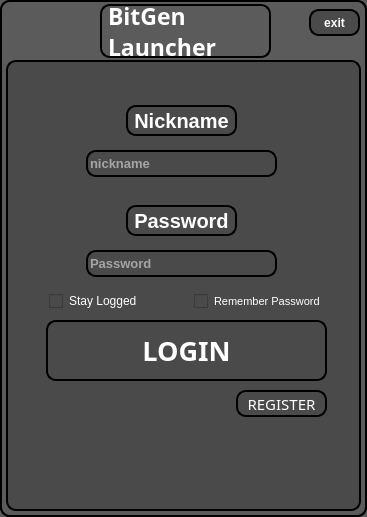
<?xml version="1.0" encoding="UTF-8"?>
<ui version="4.0">
 <class>MainWindow</class>
 <widget class="QMainWindow" name="MainWindow">
  <property name="geometry">
   <rect>
    <x>0</x>
    <y>0</y>
    <width>367</width>
    <height>517</height>
   </rect>
  </property>
  <property name="minimumSize">
   <size>
    <width>367</width>
    <height>517</height>
   </size>
  </property>
  <property name="maximumSize">
   <size>
    <width>367</width>
    <height>517</height>
   </size>
  </property>
  <property name="palette">
   <palette>
    <active>
     <colorrole role="WindowText">
      <brush brushstyle="SolidPattern">
       <color alpha="255">
        <red>0</red>
        <green>0</green>
        <blue>0</blue>
       </color>
      </brush>
     </colorrole>
     <colorrole role="Button">
      <brush brushstyle="SolidPattern">
       <color alpha="255">
        <red>91</red>
        <green>91</green>
        <blue>91</blue>
       </color>
      </brush>
     </colorrole>
     <colorrole role="Light">
      <brush brushstyle="SolidPattern">
       <color alpha="255">
        <red>207</red>
        <green>207</green>
        <blue>207</blue>
       </color>
      </brush>
     </colorrole>
     <colorrole role="Midlight">
      <brush brushstyle="SolidPattern">
       <color alpha="255">
        <red>172</red>
        <green>172</green>
        <blue>172</blue>
       </color>
      </brush>
     </colorrole>
     <colorrole role="Dark">
      <brush brushstyle="SolidPattern">
       <color alpha="255">
        <red>69</red>
        <green>69</green>
        <blue>69</blue>
       </color>
      </brush>
     </colorrole>
     <colorrole role="Mid">
      <brush brushstyle="SolidPattern">
       <color alpha="255">
        <red>92</red>
        <green>92</green>
        <blue>92</blue>
       </color>
      </brush>
     </colorrole>
     <colorrole role="Text">
      <brush brushstyle="SolidPattern">
       <color alpha="255">
        <red>0</red>
        <green>0</green>
        <blue>0</blue>
       </color>
      </brush>
     </colorrole>
     <colorrole role="BrightText">
      <brush brushstyle="SolidPattern">
       <color alpha="255">
        <red>255</red>
        <green>255</green>
        <blue>255</blue>
       </color>
      </brush>
     </colorrole>
     <colorrole role="ButtonText">
      <brush brushstyle="SolidPattern">
       <color alpha="255">
        <red>0</red>
        <green>0</green>
        <blue>0</blue>
       </color>
      </brush>
     </colorrole>
     <colorrole role="Base">
      <brush brushstyle="SolidPattern">
       <color alpha="255">
        <red>91</red>
        <green>91</green>
        <blue>91</blue>
       </color>
      </brush>
     </colorrole>
     <colorrole role="Window">
      <brush brushstyle="SolidPattern">
       <color alpha="255">
        <red>91</red>
        <green>91</green>
        <blue>91</blue>
       </color>
      </brush>
     </colorrole>
     <colorrole role="Shadow">
      <brush brushstyle="SolidPattern">
       <color alpha="255">
        <red>0</red>
        <green>0</green>
        <blue>0</blue>
       </color>
      </brush>
     </colorrole>
     <colorrole role="AlternateBase">
      <brush brushstyle="SolidPattern">
       <color alpha="255">
        <red>196</red>
        <green>196</green>
        <blue>196</blue>
       </color>
      </brush>
     </colorrole>
     <colorrole role="ToolTipBase">
      <brush brushstyle="SolidPattern">
       <color alpha="255">
        <red>255</red>
        <green>255</green>
        <blue>220</blue>
       </color>
      </brush>
     </colorrole>
     <colorrole role="ToolTipText">
      <brush brushstyle="SolidPattern">
       <color alpha="255">
        <red>0</red>
        <green>0</green>
        <blue>0</blue>
       </color>
      </brush>
     </colorrole>
    </active>
    <inactive>
     <colorrole role="WindowText">
      <brush brushstyle="SolidPattern">
       <color alpha="255">
        <red>0</red>
        <green>0</green>
        <blue>0</blue>
       </color>
      </brush>
     </colorrole>
     <colorrole role="Button">
      <brush brushstyle="SolidPattern">
       <color alpha="255">
        <red>91</red>
        <green>91</green>
        <blue>91</blue>
       </color>
      </brush>
     </colorrole>
     <colorrole role="Light">
      <brush brushstyle="SolidPattern">
       <color alpha="255">
        <red>207</red>
        <green>207</green>
        <blue>207</blue>
       </color>
      </brush>
     </colorrole>
     <colorrole role="Midlight">
      <brush brushstyle="SolidPattern">
       <color alpha="255">
        <red>172</red>
        <green>172</green>
        <blue>172</blue>
       </color>
      </brush>
     </colorrole>
     <colorrole role="Dark">
      <brush brushstyle="SolidPattern">
       <color alpha="255">
        <red>69</red>
        <green>69</green>
        <blue>69</blue>
       </color>
      </brush>
     </colorrole>
     <colorrole role="Mid">
      <brush brushstyle="SolidPattern">
       <color alpha="255">
        <red>92</red>
        <green>92</green>
        <blue>92</blue>
       </color>
      </brush>
     </colorrole>
     <colorrole role="Text">
      <brush brushstyle="SolidPattern">
       <color alpha="255">
        <red>0</red>
        <green>0</green>
        <blue>0</blue>
       </color>
      </brush>
     </colorrole>
     <colorrole role="BrightText">
      <brush brushstyle="SolidPattern">
       <color alpha="255">
        <red>255</red>
        <green>255</green>
        <blue>255</blue>
       </color>
      </brush>
     </colorrole>
     <colorrole role="ButtonText">
      <brush brushstyle="SolidPattern">
       <color alpha="255">
        <red>0</red>
        <green>0</green>
        <blue>0</blue>
       </color>
      </brush>
     </colorrole>
     <colorrole role="Base">
      <brush brushstyle="SolidPattern">
       <color alpha="255">
        <red>91</red>
        <green>91</green>
        <blue>91</blue>
       </color>
      </brush>
     </colorrole>
     <colorrole role="Window">
      <brush brushstyle="SolidPattern">
       <color alpha="255">
        <red>91</red>
        <green>91</green>
        <blue>91</blue>
       </color>
      </brush>
     </colorrole>
     <colorrole role="Shadow">
      <brush brushstyle="SolidPattern">
       <color alpha="255">
        <red>0</red>
        <green>0</green>
        <blue>0</blue>
       </color>
      </brush>
     </colorrole>
     <colorrole role="AlternateBase">
      <brush brushstyle="SolidPattern">
       <color alpha="255">
        <red>196</red>
        <green>196</green>
        <blue>196</blue>
       </color>
      </brush>
     </colorrole>
     <colorrole role="ToolTipBase">
      <brush brushstyle="SolidPattern">
       <color alpha="255">
        <red>255</red>
        <green>255</green>
        <blue>220</blue>
       </color>
      </brush>
     </colorrole>
     <colorrole role="ToolTipText">
      <brush brushstyle="SolidPattern">
       <color alpha="255">
        <red>0</red>
        <green>0</green>
        <blue>0</blue>
       </color>
      </brush>
     </colorrole>
    </inactive>
    <disabled>
     <colorrole role="WindowText">
      <brush brushstyle="SolidPattern">
       <color alpha="255">
        <red>69</red>
        <green>69</green>
        <blue>69</blue>
       </color>
      </brush>
     </colorrole>
     <colorrole role="Button">
      <brush brushstyle="SolidPattern">
       <color alpha="255">
        <red>91</red>
        <green>91</green>
        <blue>91</blue>
       </color>
      </brush>
     </colorrole>
     <colorrole role="Light">
      <brush brushstyle="SolidPattern">
       <color alpha="255">
        <red>207</red>
        <green>207</green>
        <blue>207</blue>
       </color>
      </brush>
     </colorrole>
     <colorrole role="Midlight">
      <brush brushstyle="SolidPattern">
       <color alpha="255">
        <red>172</red>
        <green>172</green>
        <blue>172</blue>
       </color>
      </brush>
     </colorrole>
     <colorrole role="Dark">
      <brush brushstyle="SolidPattern">
       <color alpha="255">
        <red>69</red>
        <green>69</green>
        <blue>69</blue>
       </color>
      </brush>
     </colorrole>
     <colorrole role="Mid">
      <brush brushstyle="SolidPattern">
       <color alpha="255">
        <red>92</red>
        <green>92</green>
        <blue>92</blue>
       </color>
      </brush>
     </colorrole>
     <colorrole role="Text">
      <brush brushstyle="SolidPattern">
       <color alpha="255">
        <red>69</red>
        <green>69</green>
        <blue>69</blue>
       </color>
      </brush>
     </colorrole>
     <colorrole role="BrightText">
      <brush brushstyle="SolidPattern">
       <color alpha="255">
        <red>255</red>
        <green>255</green>
        <blue>255</blue>
       </color>
      </brush>
     </colorrole>
     <colorrole role="ButtonText">
      <brush brushstyle="SolidPattern">
       <color alpha="255">
        <red>69</red>
        <green>69</green>
        <blue>69</blue>
       </color>
      </brush>
     </colorrole>
     <colorrole role="Base">
      <brush brushstyle="SolidPattern">
       <color alpha="255">
        <red>91</red>
        <green>91</green>
        <blue>91</blue>
       </color>
      </brush>
     </colorrole>
     <colorrole role="Window">
      <brush brushstyle="SolidPattern">
       <color alpha="255">
        <red>91</red>
        <green>91</green>
        <blue>91</blue>
       </color>
      </brush>
     </colorrole>
     <colorrole role="Shadow">
      <brush brushstyle="SolidPattern">
       <color alpha="255">
        <red>0</red>
        <green>0</green>
        <blue>0</blue>
       </color>
      </brush>
     </colorrole>
     <colorrole role="AlternateBase">
      <brush brushstyle="SolidPattern">
       <color alpha="255">
        <red>138</red>
        <green>138</green>
        <blue>138</blue>
       </color>
      </brush>
     </colorrole>
     <colorrole role="ToolTipBase">
      <brush brushstyle="SolidPattern">
       <color alpha="255">
        <red>255</red>
        <green>255</green>
        <blue>220</blue>
       </color>
      </brush>
     </colorrole>
     <colorrole role="ToolTipText">
      <brush brushstyle="SolidPattern">
       <color alpha="255">
        <red>0</red>
        <green>0</green>
        <blue>0</blue>
       </color>
      </brush>
     </colorrole>
    </disabled>
   </palette>
  </property>
  <property name="windowTitle">
   <string>BG Launcher - Login</string>
  </property>
  <property name="styleSheet">
   <string notr="true">border-radius: 10;
border: 2px solid black;
background-color: rgb(91, 91, 91);</string>
  </property>
  <property name="tabShape">
   <enum>QTabWidget::Rounded</enum>
  </property>
  <widget class="QWidget" name="centralwidget">
   <widget class="QFrame" name="frame">
    <property name="geometry">
     <rect>
      <x>6</x>
      <y>60</y>
      <width>355</width>
      <height>451</height>
     </rect>
    </property>
    <property name="styleSheet">
     <string notr="true">color: rgb(255, 255, 255);
gridline-color: rgb(74, 74, 74);
border-radius: 10;
border: 2px solid black;
background-color: rgb(74, 74, 74);
</string>
    </property>
    <property name="frameShape">
     <enum>QFrame::WinPanel</enum>
    </property>
    <property name="frameShadow">
     <enum>QFrame::Plain</enum>
    </property>
    <widget class="QLabel" name="label_2">
     <property name="geometry">
      <rect>
       <x>120</x>
       <y>45</y>
       <width>111</width>
       <height>31</height>
      </rect>
     </property>
     <property name="font">
      <font>
       <pointsize>15</pointsize>
       <bold>true</bold>
      </font>
     </property>
     <property name="text">
      <string>Nickname</string>
     </property>
     <property name="alignment">
      <set>Qt::AlignCenter</set>
     </property>
    </widget>
    <widget class="QLineEdit" name="lineEdit">
     <property name="geometry">
      <rect>
       <x>80</x>
       <y>90</y>
       <width>191</width>
       <height>27</height>
      </rect>
     </property>
     <property name="font">
      <font>
       <pointsize>10</pointsize>
       <bold>true</bold>
      </font>
     </property>
     <property name="styleSheet">
      <string notr="true">color: rgb(255, 255, 255);
gridline-color: rgb(74, 74, 74);
border-radius: 10;
border: 2px solid black;
background-color: rgb(74, 74, 74);
</string>
     </property>
     <property name="maxLength">
      <number>20</number>
     </property>
     <property name="placeholderText">
      <string>nickname</string>
     </property>
    </widget>
    <widget class="QLabel" name="label_3">
     <property name="geometry">
      <rect>
       <x>120</x>
       <y>145</y>
       <width>111</width>
       <height>31</height>
      </rect>
     </property>
     <property name="font">
      <font>
       <pointsize>15</pointsize>
       <bold>true</bold>
      </font>
     </property>
     <property name="text">
      <string>Password</string>
     </property>
     <property name="alignment">
      <set>Qt::AlignCenter</set>
     </property>
    </widget>
    <widget class="QLineEdit" name="lineEdit_2">
     <property name="geometry">
      <rect>
       <x>80</x>
       <y>190</y>
       <width>191</width>
       <height>27</height>
      </rect>
     </property>
     <property name="font">
      <font>
       <pointsize>10</pointsize>
       <bold>true</bold>
      </font>
     </property>
     <property name="styleSheet">
      <string notr="true">color: rgb(255, 255, 255);
gridline-color: rgb(74, 74, 74);
border-radius: 10;
border: 2px solid black;
background-color: rgb(74, 74, 74);
</string>
     </property>
     <property name="maxLength">
      <number>32</number>
     </property>
     <property name="echoMode">
      <enum>QLineEdit::Password</enum>
     </property>
     <property name="placeholderText">
      <string>Password</string>
     </property>
    </widget>
    <widget class="QPushButton" name="pushButton">
     <property name="geometry">
      <rect>
       <x>40</x>
       <y>260</y>
       <width>281</width>
       <height>61</height>
      </rect>
     </property>
     <property name="palette">
      <palette>
       <active>
        <colorrole role="WindowText">
         <brush brushstyle="SolidPattern">
          <color alpha="255">
           <red>255</red>
           <green>255</green>
           <blue>255</blue>
          </color>
         </brush>
        </colorrole>
        <colorrole role="Button">
         <brush brushstyle="SolidPattern">
          <color alpha="255">
           <red>74</red>
           <green>74</green>
           <blue>74</blue>
          </color>
         </brush>
        </colorrole>
        <colorrole role="Light">
         <brush brushstyle="SolidPattern">
          <color alpha="255">
           <red>141</red>
           <green>141</green>
           <blue>141</blue>
          </color>
         </brush>
        </colorrole>
        <colorrole role="Text">
         <brush brushstyle="SolidPattern">
          <color alpha="255">
           <red>255</red>
           <green>255</green>
           <blue>255</blue>
          </color>
         </brush>
        </colorrole>
        <colorrole role="ButtonText">
         <brush brushstyle="SolidPattern">
          <color alpha="255">
           <red>255</red>
           <green>255</green>
           <blue>255</blue>
          </color>
         </brush>
        </colorrole>
        <colorrole role="Base">
         <brush brushstyle="SolidPattern">
          <color alpha="255">
           <red>74</red>
           <green>74</green>
           <blue>74</blue>
          </color>
         </brush>
        </colorrole>
        <colorrole role="Window">
         <brush brushstyle="SolidPattern">
          <color alpha="255">
           <red>74</red>
           <green>74</green>
           <blue>74</blue>
          </color>
         </brush>
        </colorrole>
        <colorrole role="PlaceholderText">
         <brush brushstyle="SolidPattern">
          <color alpha="128">
           <red>255</red>
           <green>255</green>
           <blue>255</blue>
          </color>
         </brush>
        </colorrole>
       </active>
       <inactive>
        <colorrole role="WindowText">
         <brush brushstyle="SolidPattern">
          <color alpha="255">
           <red>255</red>
           <green>255</green>
           <blue>255</blue>
          </color>
         </brush>
        </colorrole>
        <colorrole role="Button">
         <brush brushstyle="SolidPattern">
          <color alpha="255">
           <red>74</red>
           <green>74</green>
           <blue>74</blue>
          </color>
         </brush>
        </colorrole>
        <colorrole role="Light">
         <brush brushstyle="SolidPattern">
          <color alpha="255">
           <red>141</red>
           <green>141</green>
           <blue>141</blue>
          </color>
         </brush>
        </colorrole>
        <colorrole role="Text">
         <brush brushstyle="SolidPattern">
          <color alpha="255">
           <red>255</red>
           <green>255</green>
           <blue>255</blue>
          </color>
         </brush>
        </colorrole>
        <colorrole role="ButtonText">
         <brush brushstyle="SolidPattern">
          <color alpha="255">
           <red>255</red>
           <green>255</green>
           <blue>255</blue>
          </color>
         </brush>
        </colorrole>
        <colorrole role="Base">
         <brush brushstyle="SolidPattern">
          <color alpha="255">
           <red>74</red>
           <green>74</green>
           <blue>74</blue>
          </color>
         </brush>
        </colorrole>
        <colorrole role="Window">
         <brush brushstyle="SolidPattern">
          <color alpha="255">
           <red>74</red>
           <green>74</green>
           <blue>74</blue>
          </color>
         </brush>
        </colorrole>
        <colorrole role="PlaceholderText">
         <brush brushstyle="SolidPattern">
          <color alpha="128">
           <red>255</red>
           <green>255</green>
           <blue>255</blue>
          </color>
         </brush>
        </colorrole>
       </inactive>
       <disabled>
        <colorrole role="WindowText">
         <brush brushstyle="SolidPattern">
          <color alpha="255">
           <red>255</red>
           <green>255</green>
           <blue>255</blue>
          </color>
         </brush>
        </colorrole>
        <colorrole role="Button">
         <brush brushstyle="SolidPattern">
          <color alpha="255">
           <red>74</red>
           <green>74</green>
           <blue>74</blue>
          </color>
         </brush>
        </colorrole>
        <colorrole role="Light">
         <brush brushstyle="SolidPattern">
          <color alpha="255">
           <red>141</red>
           <green>141</green>
           <blue>141</blue>
          </color>
         </brush>
        </colorrole>
        <colorrole role="Text">
         <brush brushstyle="SolidPattern">
          <color alpha="255">
           <red>255</red>
           <green>255</green>
           <blue>255</blue>
          </color>
         </brush>
        </colorrole>
        <colorrole role="ButtonText">
         <brush brushstyle="SolidPattern">
          <color alpha="255">
           <red>255</red>
           <green>255</green>
           <blue>255</blue>
          </color>
         </brush>
        </colorrole>
        <colorrole role="Base">
         <brush brushstyle="SolidPattern">
          <color alpha="255">
           <red>74</red>
           <green>74</green>
           <blue>74</blue>
          </color>
         </brush>
        </colorrole>
        <colorrole role="Window">
         <brush brushstyle="SolidPattern">
          <color alpha="255">
           <red>74</red>
           <green>74</green>
           <blue>74</blue>
          </color>
         </brush>
        </colorrole>
        <colorrole role="PlaceholderText">
         <brush brushstyle="SolidPattern">
          <color alpha="128">
           <red>255</red>
           <green>255</green>
           <blue>255</blue>
          </color>
         </brush>
        </colorrole>
       </disabled>
      </palette>
     </property>
     <property name="font">
      <font>
       <family>Rockwell Extra Bold</family>
       <pointsize>20</pointsize>
       <bold>true</bold>
       <stylestrategy>PreferAntialias</stylestrategy>
      </font>
     </property>
     <property name="focusPolicy">
      <enum>Qt::StrongFocus</enum>
     </property>
     <property name="styleSheet">
      <string notr="true">color: rgb(255, 255, 255);
gridline-color: rgb(74, 74, 74);
border-radius: 20;
border: 2px solid black;
background-color: rgb(74, 74, 74);


}

QPushButton:pressed{background-color: rgb(53, 184, 61)}
QPushButton:hover{background-color: rgb(63, 63, 63)</string>
     </property>
     <property name="text">
      <string>LOGIN</string>
     </property>
     <property name="shortcut">
      <string>Return</string>
     </property>
     <property name="flat">
      <bool>false</bool>
     </property>
    </widget>
    <widget class="QPushButton" name="registerButton">
     <property name="geometry">
      <rect>
       <x>230</x>
       <y>330</y>
       <width>91</width>
       <height>27</height>
      </rect>
     </property>
     <property name="palette">
      <palette>
       <active>
        <colorrole role="WindowText">
         <brush brushstyle="SolidPattern">
          <color alpha="255">
           <red>255</red>
           <green>255</green>
           <blue>255</blue>
          </color>
         </brush>
        </colorrole>
        <colorrole role="Button">
         <brush brushstyle="SolidPattern">
          <color alpha="255">
           <red>74</red>
           <green>74</green>
           <blue>74</blue>
          </color>
         </brush>
        </colorrole>
        <colorrole role="Light">
         <brush brushstyle="SolidPattern">
          <color alpha="255">
           <red>141</red>
           <green>141</green>
           <blue>141</blue>
          </color>
         </brush>
        </colorrole>
        <colorrole role="Text">
         <brush brushstyle="SolidPattern">
          <color alpha="255">
           <red>255</red>
           <green>255</green>
           <blue>255</blue>
          </color>
         </brush>
        </colorrole>
        <colorrole role="ButtonText">
         <brush brushstyle="SolidPattern">
          <color alpha="255">
           <red>255</red>
           <green>255</green>
           <blue>255</blue>
          </color>
         </brush>
        </colorrole>
        <colorrole role="Base">
         <brush brushstyle="SolidPattern">
          <color alpha="255">
           <red>74</red>
           <green>74</green>
           <blue>74</blue>
          </color>
         </brush>
        </colorrole>
        <colorrole role="Window">
         <brush brushstyle="SolidPattern">
          <color alpha="255">
           <red>74</red>
           <green>74</green>
           <blue>74</blue>
          </color>
         </brush>
        </colorrole>
        <colorrole role="PlaceholderText">
         <brush brushstyle="SolidPattern">
          <color alpha="128">
           <red>255</red>
           <green>255</green>
           <blue>255</blue>
          </color>
         </brush>
        </colorrole>
       </active>
       <inactive>
        <colorrole role="WindowText">
         <brush brushstyle="SolidPattern">
          <color alpha="255">
           <red>255</red>
           <green>255</green>
           <blue>255</blue>
          </color>
         </brush>
        </colorrole>
        <colorrole role="Button">
         <brush brushstyle="SolidPattern">
          <color alpha="255">
           <red>74</red>
           <green>74</green>
           <blue>74</blue>
          </color>
         </brush>
        </colorrole>
        <colorrole role="Light">
         <brush brushstyle="SolidPattern">
          <color alpha="255">
           <red>141</red>
           <green>141</green>
           <blue>141</blue>
          </color>
         </brush>
        </colorrole>
        <colorrole role="Text">
         <brush brushstyle="SolidPattern">
          <color alpha="255">
           <red>255</red>
           <green>255</green>
           <blue>255</blue>
          </color>
         </brush>
        </colorrole>
        <colorrole role="ButtonText">
         <brush brushstyle="SolidPattern">
          <color alpha="255">
           <red>255</red>
           <green>255</green>
           <blue>255</blue>
          </color>
         </brush>
        </colorrole>
        <colorrole role="Base">
         <brush brushstyle="SolidPattern">
          <color alpha="255">
           <red>74</red>
           <green>74</green>
           <blue>74</blue>
          </color>
         </brush>
        </colorrole>
        <colorrole role="Window">
         <brush brushstyle="SolidPattern">
          <color alpha="255">
           <red>74</red>
           <green>74</green>
           <blue>74</blue>
          </color>
         </brush>
        </colorrole>
        <colorrole role="PlaceholderText">
         <brush brushstyle="SolidPattern">
          <color alpha="128">
           <red>255</red>
           <green>255</green>
           <blue>255</blue>
          </color>
         </brush>
        </colorrole>
       </inactive>
       <disabled>
        <colorrole role="WindowText">
         <brush brushstyle="SolidPattern">
          <color alpha="255">
           <red>255</red>
           <green>255</green>
           <blue>255</blue>
          </color>
         </brush>
        </colorrole>
        <colorrole role="Button">
         <brush brushstyle="SolidPattern">
          <color alpha="255">
           <red>74</red>
           <green>74</green>
           <blue>74</blue>
          </color>
         </brush>
        </colorrole>
        <colorrole role="Light">
         <brush brushstyle="SolidPattern">
          <color alpha="255">
           <red>141</red>
           <green>141</green>
           <blue>141</blue>
          </color>
         </brush>
        </colorrole>
        <colorrole role="Text">
         <brush brushstyle="SolidPattern">
          <color alpha="255">
           <red>255</red>
           <green>255</green>
           <blue>255</blue>
          </color>
         </brush>
        </colorrole>
        <colorrole role="ButtonText">
         <brush brushstyle="SolidPattern">
          <color alpha="255">
           <red>255</red>
           <green>255</green>
           <blue>255</blue>
          </color>
         </brush>
        </colorrole>
        <colorrole role="Base">
         <brush brushstyle="SolidPattern">
          <color alpha="255">
           <red>74</red>
           <green>74</green>
           <blue>74</blue>
          </color>
         </brush>
        </colorrole>
        <colorrole role="Window">
         <brush brushstyle="SolidPattern">
          <color alpha="255">
           <red>74</red>
           <green>74</green>
           <blue>74</blue>
          </color>
         </brush>
        </colorrole>
        <colorrole role="PlaceholderText">
         <brush brushstyle="SolidPattern">
          <color alpha="128">
           <red>255</red>
           <green>255</green>
           <blue>255</blue>
          </color>
         </brush>
        </colorrole>
       </disabled>
      </palette>
     </property>
     <property name="font">
      <font>
       <family>Rockwell</family>
       <pointsize>11</pointsize>
       <stylestrategy>PreferAntialias</stylestrategy>
       <fontweight>ExtraBold</fontweight>
      </font>
     </property>
     <property name="focusPolicy">
      <enum>Qt::StrongFocus</enum>
     </property>
     <property name="styleSheet">
      <string notr="true">color: rgb(255, 255, 255);
gridline-color: rgb(74, 74, 74);
border-radius: 10;
border: 2px solid black;
background-color: rgb(74, 74, 74);


}

QPushButton:pressed{background-color: rgb(53, 184, 61)}
QPushButton:hover{background-color: rgb(63, 63, 63)</string>
     </property>
     <property name="text">
      <string>REGISTER</string>
     </property>
     <property name="shortcut">
      <string>Return</string>
     </property>
     <property name="flat">
      <bool>false</bool>
     </property>
    </widget>
    <widget class="QCheckBox" name="stayLogged">
     <property name="geometry">
      <rect>
       <x>43</x>
       <y>230</y>
       <width>95</width>
       <height>22</height>
      </rect>
     </property>
     <property name="styleSheet">
      <string notr="true">border-radius: 0;
border: 0px solid black;</string>
     </property>
     <property name="text">
      <string>Stay Logged</string>
     </property>
    </widget>
    <widget class="QCheckBox" name="rememberPassword">
     <property name="geometry">
      <rect>
       <x>188</x>
       <y>230</y>
       <width>133</width>
       <height>22</height>
      </rect>
     </property>
     <property name="font">
      <font>
       <pointsize>8</pointsize>
      </font>
     </property>
     <property name="styleSheet">
      <string notr="true">border-radius: 0;
border: 0px solid black;</string>
     </property>
     <property name="text">
      <string>Remember Password</string>
     </property>
    </widget>
   </widget>
   <widget class="QPushButton" name="exit">
    <property name="geometry">
     <rect>
      <x>309</x>
      <y>9</y>
      <width>51</width>
      <height>27</height>
     </rect>
    </property>
    <property name="font">
     <font>
      <bold>true</bold>
     </font>
    </property>
    <property name="styleSheet">
     <string notr="true">color: rgb(255, 255, 255);
gridline-color: rgb(74, 74, 74);
border-radius: 10;
border: 2px solid black;
background-color: rgb(74, 74, 74);
</string>
    </property>
    <property name="text">
     <string>exit</string>
    </property>
    <property name="flat">
     <bool>false</bool>
    </property>
   </widget>
   <widget class="QLabel" name="label_5">
    <property name="geometry">
     <rect>
      <x>100</x>
      <y>4</y>
      <width>171</width>
      <height>54</height>
     </rect>
    </property>
    <property name="font">
     <font>
      <family>Rockwell Extra Bold</family>
      <pointsize>17</pointsize>
      <italic>false</italic>
      <bold>true</bold>
      <stylestrategy>PreferDefault</stylestrategy>
     </font>
    </property>
    <property name="autoFillBackground">
     <bool>false</bool>
    </property>
    <property name="styleSheet">
     <string notr="true">color: rgb(255, 255, 255);
gridline-color: rgb(74, 74, 74);
</string>
    </property>
    <property name="frameShape">
     <enum>QFrame::HLine</enum>
    </property>
    <property name="lineWidth">
     <number>3</number>
    </property>
    <property name="text">
     <string>BitGen Launcher</string>
    </property>
    <property name="textFormat">
     <enum>Qt::AutoText</enum>
    </property>
    <property name="wordWrap">
     <bool>true</bool>
    </property>
   </widget>
  </widget>
 </widget>
 <resources/>
 <connections>
  <connection>
   <sender>exit</sender>
   <signal>clicked()</signal>
   <receiver>MainWindow</receiver>
   <slot>close()</slot>
   <hints>
    <hint type="sourcelabel">
     <x>339</x>
     <y>29</y>
    </hint>
    <hint type="destinationlabel">
     <x>183</x>
     <y>258</y>
    </hint>
   </hints>
  </connection>
 </connections>
</ui>
